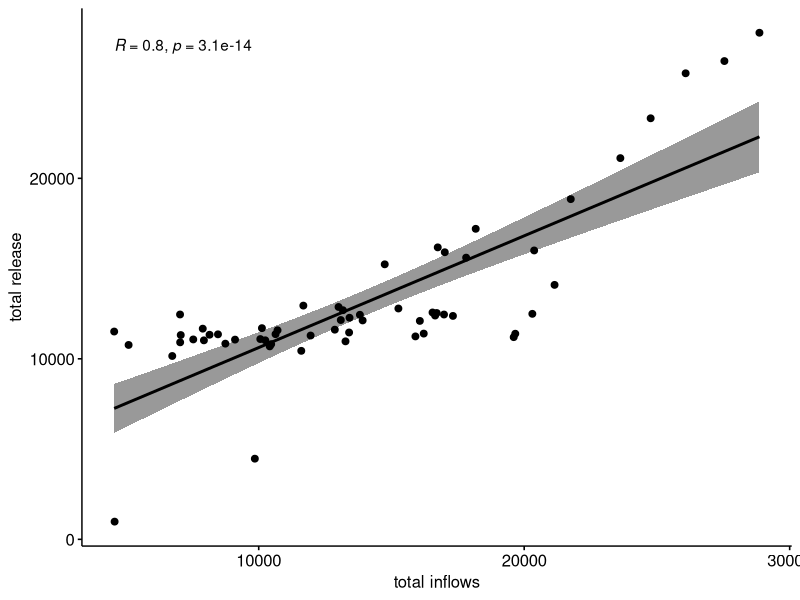
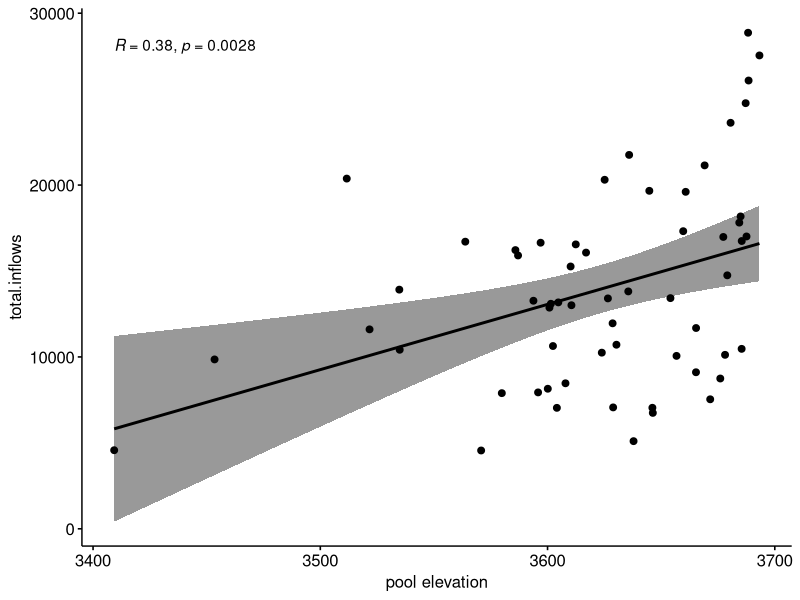
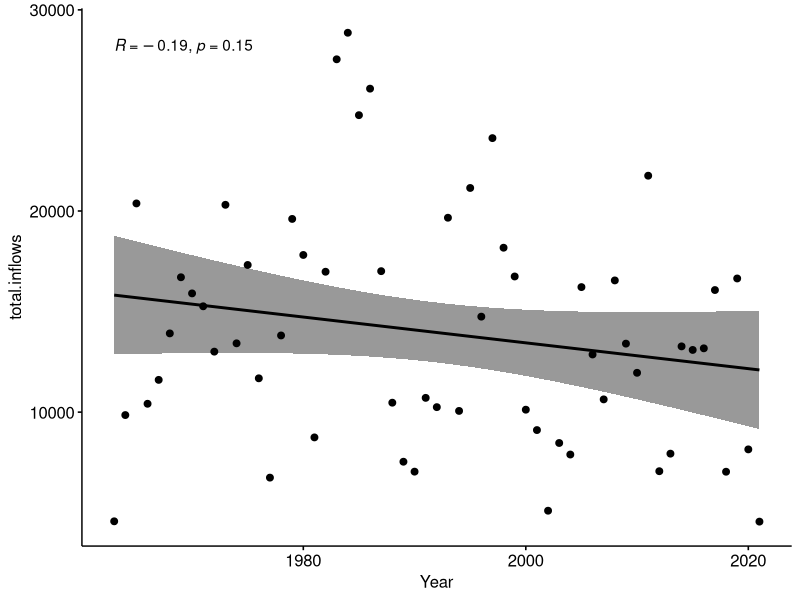
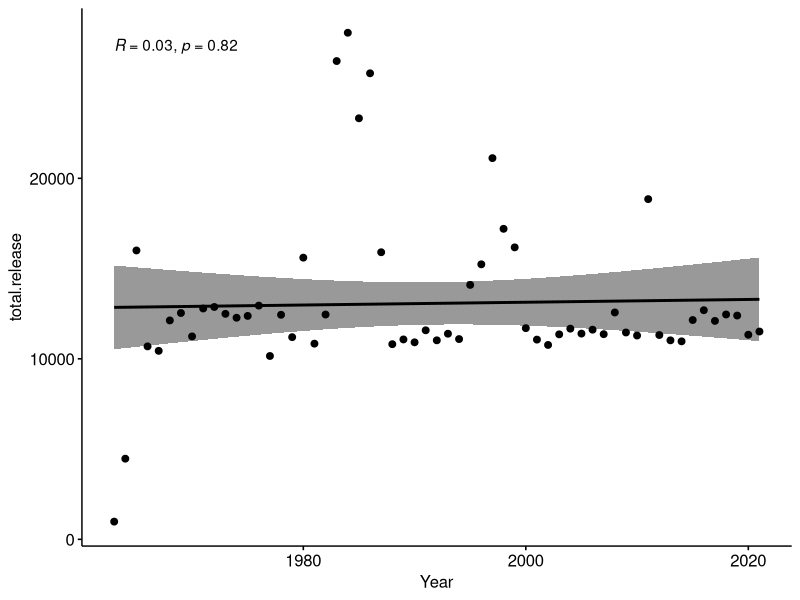

Recreate these plots in R, in order.
## ---- chunk 1
knitr::opts_chunk$set(echo = TRUE)
library("ggpubr")
library(lubridate)

## ---- chunk 2
dat<-read.csv("Lake_Powel_Inflow_Elevation_Outflow.csv")
# tdat<-tail(dat, n=10)
# print(tdat)

# tdat$newdate <- strptime(as.character(tdat$datetime), "%d/%m/%Y")

dat<-aggregate(dat[, 2:4], list(dat$Year), mean)
dat
## ---- chunk 3


ggscatter(dat, x = "total.inflows", y = "total.release",
          add = "reg.line", conf.int = TRUE, 
          cor.coef = TRUE, cor.method = "pearson",
          xlab = "total inflows", ylab = "total release")



ggscatter(dat, x = "pool.elevation", y = "total.inflows",
          add = "reg.line", conf.int = TRUE, 
          cor.coef = TRUE, cor.method = "pearson",
          xlab = "pool elevation", ylab = "total.inflows")

ggscatter(dat, x = "Group.1", y = "total.inflows",
          add = "reg.line", conf.int = TRUE, 
          cor.coef = TRUE, cor.method = "pearson",
          xlab = "Year", ylab = "total.inflows")

ggscatter(dat, x = "Group.1", y = "total.release",
          add = "reg.line", conf.int = TRUE, 
          cor.coef = TRUE, cor.method = "pearson",
          xlab = "Year", ylab = "total.release")



res <- cor.test(dat$total.inflows, dat$total.release, 
                    method = "pearson")
res


